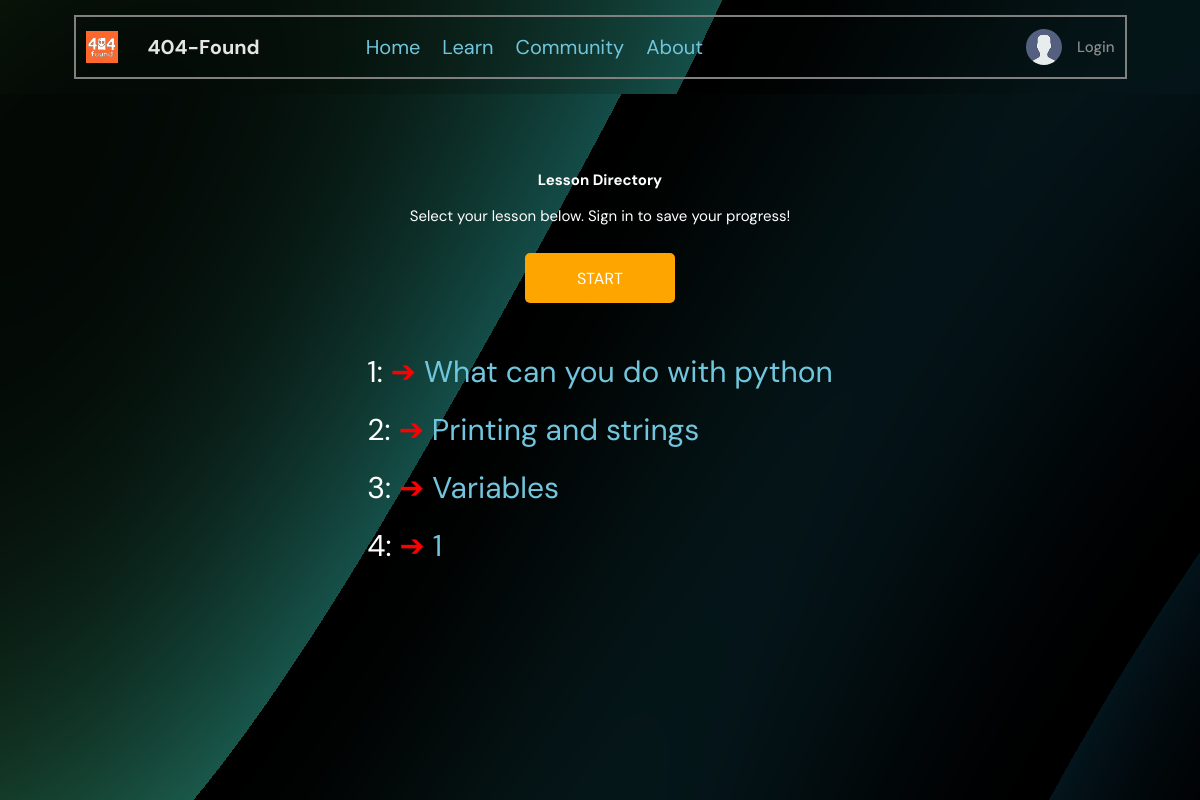
Page /lessons_page on the committed database.
### base/models.py (models this page shows, shortened)
class Lesson(models.Model):
    title = models.CharField(max_length=200)
    content = models.TextField(default="Default lesson content")
    google_slide_embed_url = models.URLField(blank=True, null=True)
    python_compiler_embed_url = models.URLField(blank=True, null=True)

### base/views.py (the view)
# urls.py: path('lessons_page', views.lessons_page, name="lessons_page"),
def lessons_page(request):
    lessons = Lesson.objects.all()
    user = request.user
    if isinstance(user, AnonymousUser):
        lesson_progress_dict = {}  # For anonymous users
    else:
        user_progress = UserProgress.objects.filter(user=user)
        lesson_progress_dict = {progress.lesson_id: progress.is_completed for progress in user_progress}
    lessons_with_progress = [(lesson, lesson_progress_dict.get(lesson.id)) for lesson in lessons]
    return render(request, 'base/lessons_page.html', {'lessons_with_progress': lessons_with_progress})

### base/templates/base/lessons_page.html
{% include 'lessons_pageMain.html' %} {% block content %} {% endblock content %}

### templates/lessons_pageMain.html (shortened to what this page needs)
<!DOCTYPE html>
{% load static %}
<html lang="en">
  <head>
    <link rel="stylesheet" href="{% static 'styles/style.css' %}" />
  </head>
</html>
<body>
  <header id="header">
    {% include 'navbar_v2.html' %}
    <header id="header_secondary">
        <header id="header_secondary">
            <div class="container123">
              <di class="container2">
                <p>Select your lesson below. Sign in to save your progress!</p>
                <button class="start-button">START</button>
              </div>
          </header>
          <div class="lessonList">
            <h1>Lesson Directory</h1>
            <ul class="no-bullets">
              {% for lesson, progress_status in lessons_with_progress %}
                <li class="list-item">
                  {{ forloop.counter }}:
                  {% if progress_status %}
                    <span class="arrow" style="color: green;">✔</span>
                  {% elif progress_status is not None %}
                    <span class="arrow" style="color: orange;">➔</span>
                  {% else %}
                    <span class="arrow" style="color: red;">➔</span>
                  {% endif %}
                  <a href="{% url 'lesson_detail' lesson.id %}" class="lesson-link">{{ lesson.title }}</a>
              {% endfor %}
            </ul>
          </div>
        </header>
    </header>
</body>

### static/styles/style.css (style rules this page uses)
:root { --color-main: #71c6dd; --color-main-light: #e1f6fb; --color-dark: #3f4156; --color-dark-medium: #51546e; --color-dark-light: #696d97; --color-light: #e5e5e5; --color-gray: #8b8b8b; --color-light-gray: #b2bdbd; --color-bg: #2d2d39; --color-success: #5dd693; --color-error: #fc4b0b; }
* { font-family: "DM Sans", -apple-system, BlinkMacSystemFont, "Segoe UI", Roboto, Oxygen, Ubuntu, Cantarell, "Open Sans", "Helvetica Neue", sans-serif; margin: 0; padding: 0; box-sizing: border-box; text-rendering: optimizeLegibility; font-size: inherit; }
html { font-size: 56.25%; }
@media only screen and (min-width: 1200px) { html { font-size: 62.5%; } }
body { line-height: 1.6; font-weight: 400; font-size: 1.5rem; color: var(--color-light-gray); background-color: var(--color-bg); min-height: 100vh; }
a { display: inline-block; color: var(--color-main); text-decoration: none; }

### templates/lessons_pageMain.html (style rules this page uses)
#header { background-image: url("static/images/aaabstract.png"); background-size: auto; background-position-x: 0px; background-position-y: -107px; color: white; text-align: center; padding: 00px; height: 100vh; }
.container2 { max-width: 5000px; margin: auto; text-align: center; padding-top: 1%; background: transparent; padding-bottom: 1%; position: relative; top: 110px; }
.container2 { max-width: 5000px; margin: auto; text-align: center; padding-top: 1%; background: transparent; padding-bottom: 1%; }
.start-button { width: 150px; height: 50px; padding: 10px 30px; font-size: 16px; background-color: orange; color: #ffffff; border: none; border-radius: 5px; cursor: pointer; position:relative; top: 25px; }
.lessonList ul { padding-left: 0; padding-top: 13%; }
.lessonList ul li { width: 100%; text-align: left; margin-bottom: 10px; }
.lesson-link { text-align: left; font-size: 30px; }
.arrow { font-size: 30px; }
.no-bullets { list-style-type: none; }
.list-item { font-size: 30px; }
.lessonList { display: flex; flex-direction: column; align-items: center; }

### rows in the picture
Lesson: title "What can you do with python"
Lesson: title "Printing and strings"
Lesson: title "Variables"
Lesson: title "1"
